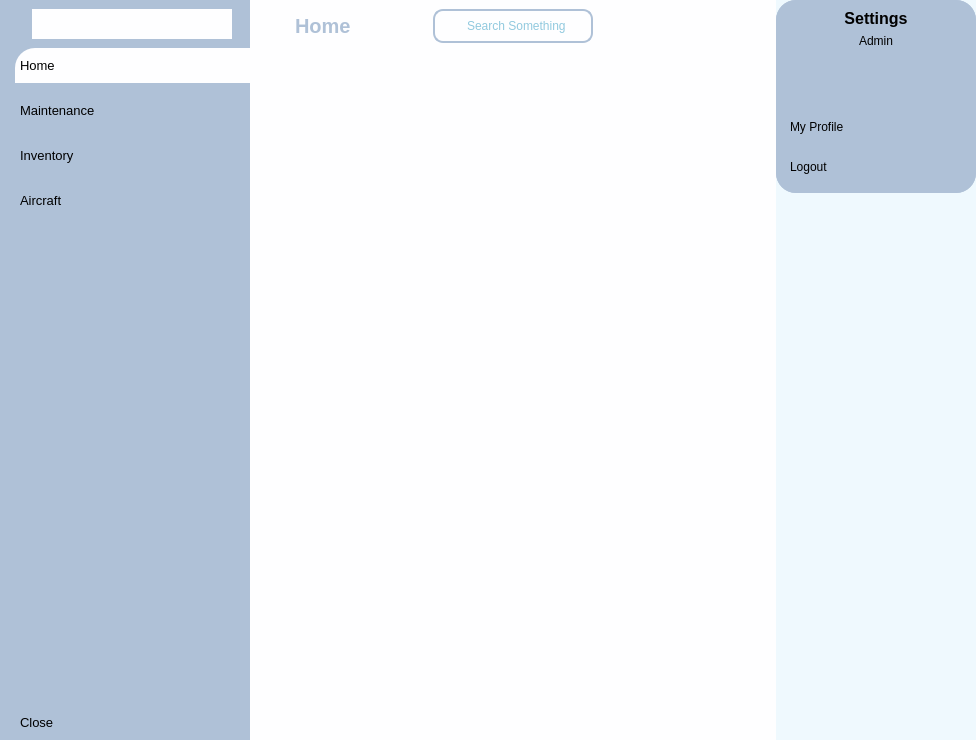
<?xml version="1.0" encoding="UTF-8"?>
<ui version="4.0">
 <class>MainWindow</class>
 <widget class="QMainWindow" name="MainWindow">
  <property name="windowModality">
   <enum>Qt::NonModal</enum>
  </property>
  <property name="enabled">
   <bool>true</bool>
  </property>
  <property name="geometry">
   <rect>
    <x>0</x>
    <y>0</y>
    <width>976</width>
    <height>740</height>
   </rect>
  </property>
  <property name="font">
   <font>
    <pointsize>10</pointsize>
    <kerning>false</kerning>
   </font>
  </property>
  <property name="mouseTracking">
   <bool>false</bool>
  </property>
  <property name="tabletTracking">
   <bool>false</bool>
  </property>
  <property name="contextMenuPolicy">
   <enum>Qt::DefaultContextMenu</enum>
  </property>
  <property name="acceptDrops">
   <bool>false</bool>
  </property>
  <property name="windowTitle">
   <string notr="true">Aircraft Maintenance Control System</string>
  </property>
  <property name="windowIcon">
   <iconset resource="homeUi.qrc">
    <normaloff>:/logo/skyolympos_logo_son.png</normaloff>:/logo/skyolympos_logo_son.png</iconset>
  </property>
  <property name="layoutDirection">
   <enum>Qt::LeftToRight</enum>
  </property>
  <property name="autoFillBackground">
   <bool>false</bool>
  </property>
  <property name="styleSheet">
   <string notr="true"/>
  </property>
  <property name="toolButtonStyle">
   <enum>Qt::ToolButtonIconOnly</enum>
  </property>
  <property name="animated">
   <bool>true</bool>
  </property>
  <property name="tabShape">
   <enum>QTabWidget::Rounded</enum>
  </property>
  <property name="dockNestingEnabled">
   <bool>false</bool>
  </property>
  <property name="unifiedTitleAndToolBarOnMac">
   <bool>false</bool>
  </property>
  <widget class="QWidget" name="centralwidget">
   <property name="styleSheet">
    <string notr="true">*{
	color: #000;
	border: none;
}

#mainFrame{
	background-color: #fefeff;
}
#logoLbl{
	background-color: #fefeff;
}
#leftMenu{
	background-color:#afc1d7;
}


#centralwidget{
	background-color:#eff9fe;
}
QLineEdit{
	background: transparent;
	color: #2596be;
}
#searchFrame{
	border-radius: 10px;
	border: 2px solid #afc1d7;
}
#appHeader{
	color: #afc1d7;
}
#headerFrame{
	background-color: #fefeff;
}


#profileContFrame,#profileCont{
	background-color: #afc1d7;
	border-radius: 20px;
}

QPushButton{
	padding: 10px 5px;
	text-align: left;
}

QPushButton:hover{
color: rgba(131,96,53,255);
}
QPushButton:pressed{
padding-left:5px;
padding-top:5px;
color:rgba(91,88,53,255)
}

QPushButton:checked{
	background-color: #fefeff;
	padding: 10px 5px;
	text-align: left;
	border-top-left-radius: 20px ;
}
</string>
   </property>
   <layout class="QHBoxLayout" name="horizontalLayout">
    <property name="spacing">
     <number>0</number>
    </property>
    <property name="leftMargin">
     <number>0</number>
    </property>
    <property name="topMargin">
     <number>0</number>
    </property>
    <property name="rightMargin">
     <number>0</number>
    </property>
    <property name="bottomMargin">
     <number>0</number>
    </property>
    <item>
     <widget class="QWidget" name="leftMenu" native="true">
      <property name="maximumSize">
       <size>
        <width>250</width>
        <height>16777215</height>
       </size>
      </property>
      <layout class="QVBoxLayout" name="verticalLayout_2">
       <property name="spacing">
        <number>0</number>
       </property>
       <property name="leftMargin">
        <number>0</number>
       </property>
       <property name="topMargin">
        <number>0</number>
       </property>
       <property name="rightMargin">
        <number>0</number>
       </property>
       <property name="bottomMargin">
        <number>0</number>
       </property>
       <item>
        <widget class="QFrame" name="leftMenuframe">
         <property name="frameShape">
          <enum>QFrame::StyledPanel</enum>
         </property>
         <property name="frameShadow">
          <enum>QFrame::Raised</enum>
         </property>
         <layout class="QVBoxLayout" name="verticalLayout_3">
          <property name="spacing">
           <number>0</number>
          </property>
          <property name="leftMargin">
           <number>15</number>
          </property>
          <property name="topMargin">
           <number>0</number>
          </property>
          <property name="rightMargin">
           <number>0</number>
          </property>
          <property name="bottomMargin">
           <number>0</number>
          </property>
          <item alignment="Qt::AlignTop">
           <widget class="QFrame" name="menuTopFrame">
            <property name="frameShape">
             <enum>QFrame::StyledPanel</enum>
            </property>
            <property name="frameShadow">
             <enum>QFrame::Raised</enum>
            </property>
            <layout class="QHBoxLayout" name="horizontalLayout_7">
             <item alignment="Qt::AlignTop">
              <widget class="QLabel" name="logoLbl">
               <property name="minimumSize">
                <size>
                 <width>30</width>
                 <height>30</height>
                </size>
               </property>
               <property name="maximumSize">
                <size>
                 <width>200</width>
                 <height>30</height>
                </size>
               </property>
               <property name="font">
                <font>
                 <pointsize>15</pointsize>
                 <weight>75</weight>
                 <bold>true</bold>
                </font>
               </property>
               <property name="text">
                <string/>
               </property>
               <property name="pixmap">
                <pixmap resource="homeUi.qrc">:/logo/skyolympos_logo_son.png</pixmap>
               </property>
               <property name="scaledContents">
                <bool>true</bool>
               </property>
               <property name="alignment">
                <set>Qt::AlignCenter</set>
               </property>
              </widget>
             </item>
            </layout>
           </widget>
          </item>
          <item>
           <widget class="QFrame" name="frame">
            <property name="sizePolicy">
             <sizepolicy hsizetype="Preferred" vsizetype="Expanding">
              <horstretch>0</horstretch>
              <verstretch>0</verstretch>
             </sizepolicy>
            </property>
            <property name="frameShape">
             <enum>QFrame::StyledPanel</enum>
            </property>
            <property name="frameShadow">
             <enum>QFrame::Raised</enum>
            </property>
            <layout class="QVBoxLayout" name="verticalLayout_5">
             <property name="spacing">
              <number>0</number>
             </property>
             <property name="leftMargin">
              <number>0</number>
             </property>
             <property name="topMargin">
              <number>0</number>
             </property>
             <property name="rightMargin">
              <number>0</number>
             </property>
             <property name="bottomMargin">
              <number>0</number>
             </property>
             <item alignment="Qt::AlignTop">
              <widget class="QFrame" name="menuFrame">
               <property name="frameShape">
                <enum>QFrame::StyledPanel</enum>
               </property>
               <property name="frameShadow">
                <enum>QFrame::Raised</enum>
               </property>
               <layout class="QVBoxLayout" name="verticalLayout_4">
                <property name="spacing">
                 <number>10</number>
                </property>
                <property name="leftMargin">
                 <number>0</number>
                </property>
                <property name="topMargin">
                 <number>0</number>
                </property>
                <property name="rightMargin">
                 <number>0</number>
                </property>
                <property name="bottomMargin">
                 <number>0</number>
                </property>
                <item>
                 <widget class="QPushButton" name="homeBtn">
                  <property name="font">
                   <font>
                    <pointsize>10</pointsize>
                   </font>
                  </property>
                  <property name="text">
                   <string>Home</string>
                  </property>
                  <property name="icon">
                   <iconset resource="homeUi.qrc">
                    <normaloff>:/whiteIcons/white/home.svg</normaloff>
                    <normalon>:/blueIcons/blue/home.svg</normalon>:/whiteIcons/white/home.svg</iconset>
                  </property>
                  <property name="iconSize">
                   <size>
                    <width>24</width>
                    <height>24</height>
                   </size>
                  </property>
                  <property name="checkable">
                   <bool>true</bool>
                  </property>
                  <property name="checked">
                   <bool>true</bool>
                  </property>
                  <property name="autoRepeat">
                   <bool>false</bool>
                  </property>
                  <property name="autoExclusive">
                   <bool>true</bool>
                  </property>
                 </widget>
                </item>
                <item>
                 <widget class="QPushButton" name="maintenanceBtn">
                  <property name="font">
                   <font>
                    <pointsize>10</pointsize>
                   </font>
                  </property>
                  <property name="text">
                   <string>Maintenance</string>
                  </property>
                  <property name="icon">
                   <iconset resource="homeUi.qrc">
                    <normaloff>:/whiteIcons/white/settings.svg</normaloff>
                    <normalon>:/blueIcons/blue/settings.svg</normalon>:/whiteIcons/white/settings.svg</iconset>
                  </property>
                  <property name="iconSize">
                   <size>
                    <width>24</width>
                    <height>24</height>
                   </size>
                  </property>
                  <property name="checkable">
                   <bool>true</bool>
                  </property>
                  <property name="autoExclusive">
                   <bool>true</bool>
                  </property>
                 </widget>
                </item>
                <item>
                 <widget class="QPushButton" name="inventoryBtn">
                  <property name="font">
                   <font>
                    <pointsize>10</pointsize>
                   </font>
                  </property>
                  <property name="text">
                   <string>Inventory</string>
                  </property>
                  <property name="icon">
                   <iconset resource="homeUi.qrc">
                    <normaloff>:/whiteIcons/white/book-open.svg</normaloff>
                    <normalon>:/blueIcons/blue/book-open.svg</normalon>:/whiteIcons/white/book-open.svg</iconset>
                  </property>
                  <property name="iconSize">
                   <size>
                    <width>24</width>
                    <height>24</height>
                   </size>
                  </property>
                  <property name="checkable">
                   <bool>true</bool>
                  </property>
                  <property name="autoExclusive">
                   <bool>true</bool>
                  </property>
                 </widget>
                </item>
                <item>
                 <widget class="QPushButton" name="aircraftBtn">
                  <property name="font">
                   <font>
                    <pointsize>10</pointsize>
                   </font>
                  </property>
                  <property name="text">
                   <string>Aircraft</string>
                  </property>
                  <property name="icon">
                   <iconset resource="homeUi.qrc">
                    <normaloff>:/whiteIcons/white/twitter.svg</normaloff>
                    <normalon>:/blueIcons/blue/twitter.svg</normalon>:/whiteIcons/white/twitter.svg</iconset>
                  </property>
                  <property name="iconSize">
                   <size>
                    <width>24</width>
                    <height>24</height>
                   </size>
                  </property>
                  <property name="checkable">
                   <bool>true</bool>
                  </property>
                  <property name="autoExclusive">
                   <bool>true</bool>
                  </property>
                 </widget>
                </item>
               </layout>
              </widget>
             </item>
             <item>
              <widget class="QPushButton" name="exitBtn">
               <property name="font">
                <font>
                 <pointsize>10</pointsize>
                </font>
               </property>
               <property name="text">
                <string>Close</string>
               </property>
               <property name="icon">
                <iconset resource="homeUi.qrc">
                 <normaloff>:/whiteIcons/white/x.svg</normaloff>:/whiteIcons/white/x.svg</iconset>
               </property>
               <property name="iconSize">
                <size>
                 <width>24</width>
                 <height>24</height>
                </size>
               </property>
               <property name="checkable">
                <bool>false</bool>
               </property>
               <property name="autoExclusive">
                <bool>true</bool>
               </property>
              </widget>
             </item>
            </layout>
           </widget>
          </item>
         </layout>
        </widget>
       </item>
      </layout>
     </widget>
    </item>
    <item>
     <widget class="QWidget" name="mainBody" native="true">
      <layout class="QVBoxLayout" name="verticalLayout">
       <property name="spacing">
        <number>0</number>
       </property>
       <property name="leftMargin">
        <number>0</number>
       </property>
       <property name="topMargin">
        <number>0</number>
       </property>
       <property name="rightMargin">
        <number>0</number>
       </property>
       <property name="bottomMargin">
        <number>0</number>
       </property>
       <item alignment="Qt::AlignTop">
        <widget class="QWidget" name="headerFrame" native="true">
         <layout class="QHBoxLayout" name="horizontalLayout_2">
          <property name="spacing">
           <number>0</number>
          </property>
          <property name="leftMargin">
           <number>0</number>
          </property>
          <property name="topMargin">
           <number>0</number>
          </property>
          <property name="rightMargin">
           <number>0</number>
          </property>
          <property name="bottomMargin">
           <number>10</number>
          </property>
          <item alignment="Qt::AlignLeft">
           <widget class="QWidget" name="widget" native="true">
            <layout class="QHBoxLayout" name="horizontalLayout_3">
             <property name="spacing">
              <number>0</number>
             </property>
             <property name="leftMargin">
              <number>0</number>
             </property>
             <property name="topMargin">
              <number>0</number>
             </property>
             <property name="rightMargin">
              <number>0</number>
             </property>
             <property name="bottomMargin">
              <number>0</number>
             </property>
             <item>
              <widget class="QPushButton" name="menuBtn">
               <property name="text">
                <string/>
               </property>
               <property name="icon">
                <iconset resource="homeUi.qrc">
                 <normaloff>:/blueIcons/blue/menu.svg</normaloff>:/blueIcons/blue/menu.svg</iconset>
               </property>
               <property name="iconSize">
                <size>
                 <width>24</width>
                 <height>24</height>
                </size>
               </property>
               <property name="checkable">
                <bool>true</bool>
               </property>
               <property name="checked">
                <bool>false</bool>
               </property>
               <property name="autoRepeat">
                <bool>false</bool>
               </property>
               <property name="autoDefault">
                <bool>false</bool>
               </property>
              </widget>
             </item>
             <item>
              <widget class="QLabel" name="appHeader">
               <property name="font">
                <font>
                 <pointsize>15</pointsize>
                 <weight>75</weight>
                 <bold>true</bold>
                </font>
               </property>
               <property name="text">
                <string>Home</string>
               </property>
               <property name="textFormat">
                <enum>Qt::AutoText</enum>
               </property>
               <property name="scaledContents">
                <bool>false</bool>
               </property>
               <property name="textInteractionFlags">
                <set>Qt::LinksAccessibleByMouse|Qt::TextEditable</set>
               </property>
              </widget>
             </item>
            </layout>
           </widget>
          </item>
          <item alignment="Qt::AlignHCenter">
           <widget class="QWidget" name="widget_2" native="true">
            <layout class="QHBoxLayout" name="horizontalLayout_4">
             <item alignment="Qt::AlignTop">
              <widget class="QFrame" name="searchFrame">
               <property name="minimumSize">
                <size>
                 <width>160</width>
                 <height>0</height>
                </size>
               </property>
               <property name="frameShape">
                <enum>QFrame::StyledPanel</enum>
               </property>
               <property name="frameShadow">
                <enum>QFrame::Raised</enum>
               </property>
               <layout class="QHBoxLayout" name="horizontalLayout_5">
                <property name="spacing">
                 <number>0</number>
                </property>
                <property name="leftMargin">
                 <number>0</number>
                </property>
                <property name="topMargin">
                 <number>0</number>
                </property>
                <property name="rightMargin">
                 <number>0</number>
                </property>
                <property name="bottomMargin">
                 <number>0</number>
                </property>
                <item>
                 <widget class="QLabel" name="label_2">
                  <property name="minimumSize">
                   <size>
                    <width>30</width>
                    <height>30</height>
                   </size>
                  </property>
                  <property name="maximumSize">
                   <size>
                    <width>30</width>
                    <height>30</height>
                   </size>
                  </property>
                  <property name="text">
                   <string/>
                  </property>
                  <property name="pixmap">
                   <pixmap resource="homeUi.qrc">:/blueIcons/blue/search.svg</pixmap>
                  </property>
                  <property name="scaledContents">
                   <bool>false</bool>
                  </property>
                 </widget>
                </item>
                <item>
                 <widget class="QLineEdit" name="lineEdit">
                  <property name="placeholderText">
                   <string>Search Something</string>
                  </property>
                 </widget>
                </item>
               </layout>
              </widget>
             </item>
            </layout>
           </widget>
          </item>
          <item alignment="Qt::AlignRight">
           <widget class="QWidget" name="widget_3" native="true">
            <layout class="QHBoxLayout" name="horizontalLayout_6">
             <property name="spacing">
              <number>0</number>
             </property>
             <property name="leftMargin">
              <number>0</number>
             </property>
             <property name="topMargin">
              <number>0</number>
             </property>
             <property name="rightMargin">
              <number>0</number>
             </property>
             <property name="bottomMargin">
              <number>0</number>
             </property>
             <item alignment="Qt::AlignRight">
              <widget class="QPushButton" name="accountBtn">
               <property name="text">
                <string/>
               </property>
               <property name="icon">
                <iconset resource="homeUi.qrc">
                 <normaloff>:/blueIcons/blue/users.svg</normaloff>:/blueIcons/blue/users.svg</iconset>
               </property>
               <property name="iconSize">
                <size>
                 <width>32</width>
                 <height>32</height>
                </size>
               </property>
               <property name="checkable">
                <bool>true</bool>
               </property>
               <property name="checked">
                <bool>true</bool>
               </property>
               <property name="autoExclusive">
                <bool>true</bool>
               </property>
              </widget>
             </item>
            </layout>
           </widget>
          </item>
         </layout>
        </widget>
       </item>
       <item>
        <widget class="QWidget" name="mainFrame" native="true">
         <property name="sizePolicy">
          <sizepolicy hsizetype="Preferred" vsizetype="Expanding">
           <horstretch>0</horstretch>
           <verstretch>0</verstretch>
          </sizepolicy>
         </property>
        </widget>
       </item>
      </layout>
     </widget>
    </item>
    <item alignment="Qt::AlignTop">
     <widget class="QWidget" name="profileCont" native="true">
      <property name="enabled">
       <bool>true</bool>
      </property>
      <property name="minimumSize">
       <size>
        <width>100</width>
        <height>0</height>
       </size>
      </property>
      <property name="maximumSize">
       <size>
        <width>200</width>
        <height>200</height>
       </size>
      </property>
      <property name="toolTip">
       <string>&lt;html&gt;&lt;head/&gt;&lt;body&gt;&lt;p&gt;&lt;br/&gt;&lt;/p&gt;&lt;/body&gt;&lt;/html&gt;</string>
      </property>
      <property name="styleSheet">
       <string notr="true"/>
      </property>
      <layout class="QVBoxLayout" name="verticalLayout_6">
       <property name="spacing">
        <number>0</number>
       </property>
       <property name="leftMargin">
        <number>0</number>
       </property>
       <property name="topMargin">
        <number>0</number>
       </property>
       <property name="rightMargin">
        <number>0</number>
       </property>
       <property name="bottomMargin">
        <number>0</number>
       </property>
       <item alignment="Qt::AlignTop">
        <widget class="QFrame" name="profileContFrame">
         <property name="frameShape">
          <enum>QFrame::StyledPanel</enum>
         </property>
         <property name="frameShadow">
          <enum>QFrame::Raised</enum>
         </property>
         <layout class="QVBoxLayout" name="verticalLayout_7">
          <item alignment="Qt::AlignTop">
           <widget class="QLabel" name="label_3">
            <property name="font">
             <font>
              <pointsize>12</pointsize>
              <weight>75</weight>
              <bold>true</bold>
             </font>
            </property>
            <property name="text">
             <string>Settings</string>
            </property>
            <property name="alignment">
             <set>Qt::AlignCenter</set>
            </property>
           </widget>
          </item>
          <item alignment="Qt::AlignTop">
           <widget class="QLabel" name="label_4">
            <property name="text">
             <string>Admin</string>
            </property>
            <property name="alignment">
             <set>Qt::AlignCenter</set>
            </property>
           </widget>
          </item>
          <item alignment="Qt::AlignHCenter|Qt::AlignTop">
           <widget class="QLabel" name="label_5">
            <property name="minimumSize">
             <size>
              <width>50</width>
              <height>50</height>
             </size>
            </property>
            <property name="maximumSize">
             <size>
              <width>50</width>
              <height>50</height>
             </size>
            </property>
            <property name="text">
             <string/>
            </property>
            <property name="pixmap">
             <pixmap resource="homeUi.qrc">:/whiteIcons/white/user.svg</pixmap>
            </property>
            <property name="alignment">
             <set>Qt::AlignCenter</set>
            </property>
           </widget>
          </item>
          <item>
           <widget class="QPushButton" name="myProfileBtn">
            <property name="text">
             <string>My Profile</string>
            </property>
            <property name="icon">
             <iconset resource="homeUi.qrc">
              <normaloff>:/whiteIcons/white/user.svg</normaloff>:/whiteIcons/white/user.svg</iconset>
            </property>
           </widget>
          </item>
          <item>
           <widget class="QPushButton" name="logoutBtn">
            <property name="text">
             <string>Logout</string>
            </property>
            <property name="icon">
             <iconset resource="homeUi.qrc">
              <normaloff>:/whiteIcons/white/log-out.svg</normaloff>:/whiteIcons/white/log-out.svg</iconset>
            </property>
           </widget>
          </item>
         </layout>
        </widget>
       </item>
      </layout>
     </widget>
    </item>
   </layout>
  </widget>
 </widget>
 <resources>
  <include location="homeUi.qrc"/>
 </resources>
 <connections>
  <connection>
   <sender>menuBtn</sender>
   <signal>toggled(bool)</signal>
   <receiver>leftMenu</receiver>
   <slot>setHidden(bool)</slot>
   <hints>
    <hint type="sourcelabel">
     <x>269</x>
     <y>31</y>
    </hint>
    <hint type="destinationlabel">
     <x>124</x>
     <y>369</y>
    </hint>
   </hints>
  </connection>
  <connection>
   <sender>accountBtn</sender>
   <signal>toggled(bool)</signal>
   <receiver>profileCont</receiver>
   <slot>setHidden(bool)</slot>
   <hints>
    <hint type="sourcelabel">
     <x>747</x>
     <y>27</y>
    </hint>
    <hint type="destinationlabel">
     <x>875</x>
     <y>97</y>
    </hint>
   </hints>
  </connection>
  <connection>
   <sender>exitBtn</sender>
   <signal>clicked()</signal>
   <receiver>MainWindow</receiver>
   <slot>close()</slot>
   <hints>
    <hint type="sourcelabel">
     <x>189</x>
     <y>717</y>
    </hint>
    <hint type="destinationlabel">
     <x>306</x>
     <y>766</y>
    </hint>
   </hints>
  </connection>
 </connections>
</ui>
